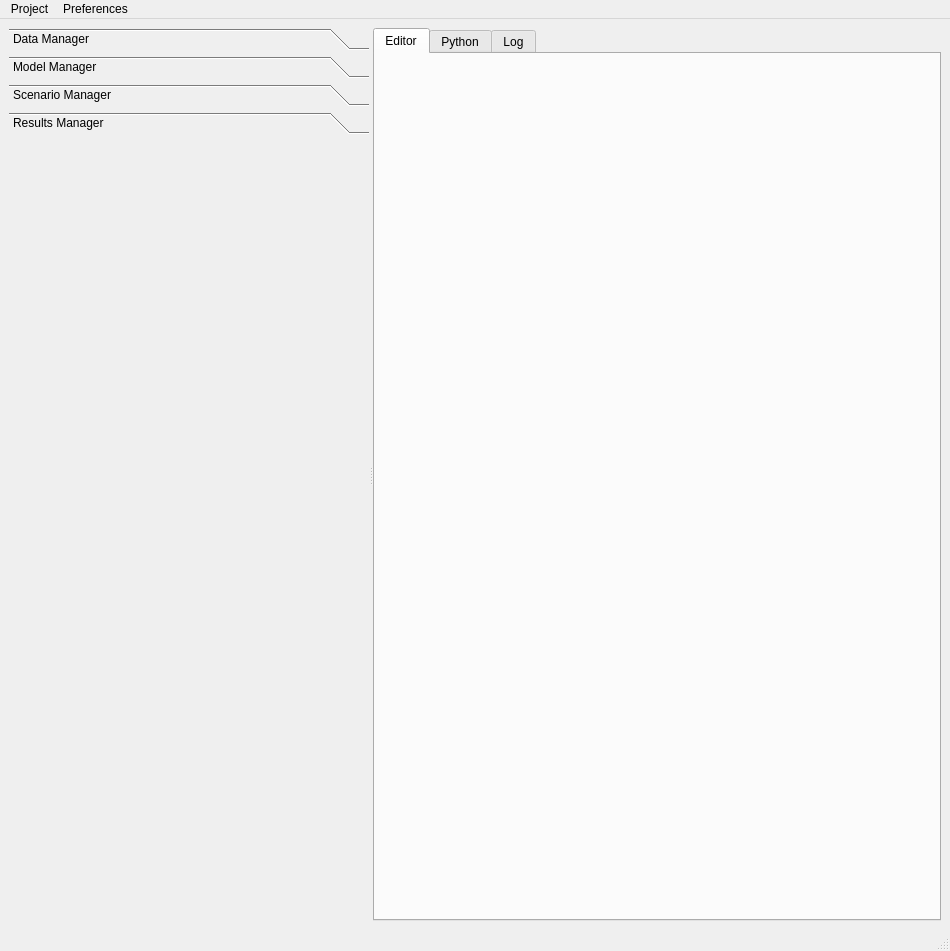
<ui version="4.0" >
 <author>Aaron Racicot</author>
 <class>MainWindow</class>
 <widget class="QMainWindow" name="MainWindow" >
  <property name="geometry" >
   <rect>
    <x>0</x>
    <y>0</y>
    <width>950</width>
    <height>951</height>
   </rect>
  </property>
  <property name="windowTitle" >
   <string>OpusGui</string>
  </property>
  <widget class="QWidget" name="centralwidget" >
   <widget class="QSplitter" name="splitter" >
    <property name="geometry" >
     <rect>
      <x>9</x>
      <y>9</y>
      <width>932</width>
      <height>893</height>
     </rect>
    </property>
    <property name="frameShape" >
     <enum>QFrame::NoFrame</enum>
    </property>
    <property name="orientation" >
     <enum>Qt::Horizontal</enum>
    </property>
    <widget class="QToolBox" name="toolBox" >
     <property name="enabled" >
      <bool>true</bool>
     </property>
     <property name="sizePolicy" >
      <sizepolicy vsizetype="Preferred" hsizetype="Preferred" >
       <horstretch>0</horstretch>
       <verstretch>0</verstretch>
      </sizepolicy>
     </property>
     <property name="baseSize" >
      <size>
       <width>0</width>
       <height>0</height>
      </size>
     </property>
     <property name="currentIndex" >
      <number>3</number>
     </property>
     <widget class="QWidget" name="datamanager_page" >
      <property name="geometry" >
       <rect>
        <x>0</x>
        <y>0</y>
        <width>529</width>
        <height>779</height>
       </rect>
      </property>
      <attribute name="label" >
       <string>Data Manager</string>
      </attribute>
      <attribute name="icon" >
       <iconset resource="opusMain.qrc" >:/Images/Images/database_table.png</iconset>
      </attribute>
      <layout class="QGridLayout" >
       <property name="leftMargin" >
        <number>9</number>
       </property>
       <property name="topMargin" >
        <number>9</number>
       </property>
       <property name="rightMargin" >
        <number>9</number>
       </property>
       <property name="bottomMargin" >
        <number>9</number>
       </property>
       <property name="horizontalSpacing" >
        <number>6</number>
       </property>
       <property name="verticalSpacing" >
        <number>6</number>
       </property>
       <item row="0" column="0" >
        <widget class="QToolBox" name="toolBox_2" >
         <property name="currentIndex" >
          <number>2</number>
         </property>
         <widget class="QWidget" name="page" >
          <property name="geometry" >
           <rect>
            <x>0</x>
            <y>0</y>
            <width>491</width>
            <height>677</height>
           </rect>
          </property>
          <attribute name="label" >
           <string>Database Server Connections</string>
          </attribute>
          <attribute name="icon" >
           <iconset resource="opusMain.qrc" >:/Images/Images/database_link.png</iconset>
          </attribute>
          <layout class="QVBoxLayout" >
           <item>
            <widget class="QTreeWidget" name="treeWidget" >
             <column>
              <property name="text" >
               <string>Name</string>
              </property>
             </column>
             <column>
              <property name="text" >
               <string>Value</string>
              </property>
             </column>
             <item>
              <property name="text" >
               <string>trondheim</string>
              </property>
              <property name="icon" >
               <iconset resource="opusMain.qrc" >:/Images/Images/database_link.png</iconset>
              </property>
              <property name="text" >
               <string>MySQL</string>
              </property>
              <item>
               <property name="text" >
                <string>hostname</string>
               </property>
               <property name="icon" >
                <iconset resource="opusMain.qrc" >:/Images/Images/field.png</iconset>
               </property>
               <property name="text" >
                <string>trondheim.cs.washington.edu</string>
               </property>
              </item>
              <item>
               <property name="text" >
                <string>username</string>
               </property>
               <property name="icon" >
                <iconset resource="opusMain.qrc" >:/Images/Images/field.png</iconset>
               </property>
               <property name="text" >
                <string>urbansim</string>
               </property>
              </item>
              <item>
               <property name="text" >
                <string>password</string>
               </property>
               <property name="icon" >
                <iconset resource="opusMain.qrc" >:/Images/Images/lock.png</iconset>
               </property>
               <property name="text" >
                <string>**********</string>
               </property>
              </item>
              <item>
               <property name="text" >
                <string>port</string>
               </property>
               <property name="icon" >
                <iconset resource="opusMain.qrc" >:/Images/Images/field.png</iconset>
               </property>
               <property name="text" >
                <string>3306</string>
               </property>
              </item>
              <item>
               <property name="text" >
                <string>use_environment_variables</string>
               </property>
               <property name="icon" >
                <iconset resource="opusMain.qrc" >:/Images/Images/field.png</iconset>
               </property>
               <property name="text" >
                <string>True</string>
               </property>
              </item>
             </item>
             <item>
              <property name="text" >
               <string>aarhus</string>
              </property>
              <property name="icon" >
               <iconset resource="opusMain.qrc" >:/Images/Images/database_link.png</iconset>
              </property>
              <property name="text" >
               <string>PostgreSQL</string>
              </property>
              <item>
               <property name="text" >
                <string>hostname</string>
               </property>
               <property name="icon" >
                <iconset resource="opusMain.qrc" >:/Images/Images/field.png</iconset>
               </property>
               <property name="text" >
                <string>aarhus.cs.washington.edu</string>
               </property>
              </item>
              <item>
               <property name="text" >
                <string>username</string>
               </property>
               <property name="icon" >
                <iconset resource="opusMain.qrc" >:/Images/Images/field.png</iconset>
               </property>
               <property name="text" >
                <string>postgres</string>
               </property>
              </item>
              <item>
               <property name="text" >
                <string>password</string>
               </property>
               <property name="icon" >
                <iconset resource="opusMain.qrc" >:/Images/Images/lock.png</iconset>
               </property>
               <property name="text" >
                <string>**************</string>
               </property>
              </item>
              <item>
               <property name="text" >
                <string>port</string>
               </property>
               <property name="icon" >
                <iconset resource="opusMain.qrc" >:/Images/Images/field.png</iconset>
               </property>
               <property name="text" >
                <string>5432</string>
               </property>
              </item>
              <item>
               <property name="text" >
                <string>use_environment_variables</string>
               </property>
               <property name="icon" >
                <iconset resource="opusMain.qrc" >:/Images/Images/field.png</iconset>
               </property>
               <property name="text" >
                <string>False</string>
               </property>
              </item>
             </item>
            </widget>
           </item>
          </layout>
         </widget>
         <widget class="QWidget" name="page_2" >
          <property name="geometry" >
           <rect>
            <x>0</x>
            <y>0</y>
            <width>491</width>
            <height>675</height>
           </rect>
          </property>
          <attribute name="label" >
           <string>Databases</string>
          </attribute>
          <attribute name="icon" >
           <iconset resource="opusMain.qrc" >:/Images/Images/database.png</iconset>
          </attribute>
          <layout class="QVBoxLayout" >
           <item>
            <widget class="QTreeWidget" name="treeWidget_2" >
             <column>
              <property name="text" >
               <string>Name</string>
              </property>
             </column>
             <column>
              <property name="text" >
               <string>Value</string>
              </property>
             </column>
             <item>
              <property name="text" >
               <string>working_database</string>
              </property>
              <property name="icon" >
               <iconset resource="opusMain.qrc" >:/Images/Images/database.png</iconset>
              </property>
              <property name="text" >
               <string/>
              </property>
              <item>
               <property name="text" >
                <string>database_name</string>
               </property>
               <property name="icon" >
                <iconset resource="opusMain.qrc" >:/Images/Images/field.png</iconset>
               </property>
               <property name="text" >
                <string>psrc_2005_data_workspace</string>
               </property>
              </item>
              <item>
               <property name="text" >
                <string>database_server_connection</string>
               </property>
               <property name="icon" >
                <iconset resource="opusMain.qrc" >:/Images/Images/database_link.png</iconset>
               </property>
               <property name="text" >
                <string>trondheim</string>
               </property>
              </item>
              <item>
               <property name="text" >
                <string>schema</string>
               </property>
               <property name="icon" >
                <iconset resource="opusMain.qrc" >:/Images/Images/field.png</iconset>
               </property>
               <property name="text" >
                <string>none</string>
               </property>
              </item>
             </item>
            </widget>
           </item>
          </layout>
         </widget>
         <widget class="QWidget" name="page_3" >
          <attribute name="label" >
           <string>Opus Data</string>
          </attribute>
          <attribute name="icon" >
           <iconset resource="opusMain.qrc" >:/Images/Images/folder_database.png</iconset>
          </attribute>
          <layout class="QVBoxLayout" >
           <item>
            <widget class="QTreeWidget" name="treeWidget_6" >
             <column>
              <property name="text" >
               <string>Name</string>
              </property>
             </column>
             <column>
              <property name="text" >
               <string>Value</string>
              </property>
             </column>
             <item>
              <property name="text" >
               <string>C:\urbansim_cache</string>
              </property>
              <property name="icon" >
               <iconset resource="opusMain.qrc" >:/Images/Images/folder.png</iconset>
              </property>
              <property name="text" >
               <string/>
              </property>
              <item>
               <property name="text" >
                <string>eugene</string>
               </property>
               <property name="icon" >
                <iconset resource="opusMain.qrc" >:/Images/Images/folder.png</iconset>
               </property>
               <property name="text" >
                <string/>
               </property>
               <item>
                <property name="text" >
                 <string>eugene_1980_baseyear_cache</string>
                </property>
                <property name="icon" >
                 <iconset resource="opusMain.qrc" >:/Images/Images/folder.png</iconset>
                </property>
                <property name="text" >
                 <string/>
                </property>
                <item>
                 <property name="text" >
                  <string>1980</string>
                 </property>
                 <property name="icon" >
                  <iconset resource="opusMain.qrc" >:/Images/Images/folder_database.png</iconset>
                 </property>
                 <property name="text" >
                  <string/>
                 </property>
                 <item>
                  <property name="text" >
                   <string>gridcells</string>
                  </property>
                  <property name="icon" >
                   <iconset resource="opusMain.qrc" >:/Images/Images/table.png</iconset>
                  </property>
                  <property name="text" >
                   <string/>
                  </property>
                  <item>
                   <property name="text" >
                    <string>city_id</string>
                   </property>
                   <property name="icon" >
                    <iconset resource="opusMain.qrc" >:/Images/Images/table_lightning.png</iconset>
                   </property>
                   <property name="text" >
                    <string/>
                   </property>
                  </item>
                  <item>
                   <property name="text" >
                    <string>plan_type_id</string>
                   </property>
                   <property name="icon" >
                    <iconset resource="opusMain.qrc" >:/Images/Images/table_lightning.png</iconset>
                   </property>
                   <property name="text" >
                    <string/>
                   </property>
                  </item>
                  <item>
                   <property name="text" >
                    <string>industrial_sqft</string>
                   </property>
                   <property name="icon" >
                    <iconset resource="opusMain.qrc" >:/Images/Images/table_lightning.png</iconset>
                   </property>
                   <property name="text" >
                    <string/>
                   </property>
                  </item>
                 </item>
                 <item>
                  <property name="text" >
                   <string>households</string>
                  </property>
                  <property name="icon" >
                   <iconset resource="opusMain.qrc" >:/Images/Images/table.png</iconset>
                  </property>
                  <property name="text" >
                   <string/>
                  </property>
                  <item>
                   <property name="text" >
                    <string>household_id</string>
                   </property>
                   <property name="icon" >
                    <iconset resource="opusMain.qrc" >:/Images/Images/table_lightning.png</iconset>
                   </property>
                   <property name="text" >
                    <string/>
                   </property>
                  </item>
                  <item>
                   <property name="text" >
                    <string>grid_id</string>
                   </property>
                   <property name="icon" >
                    <iconset resource="opusMain.qrc" >:/Images/Images/table_lightning.png</iconset>
                   </property>
                   <property name="text" >
                    <string/>
                   </property>
                  </item>
                  <item>
                   <property name="text" >
                    <string>persons</string>
                   </property>
                   <property name="icon" >
                    <iconset resource="opusMain.qrc" >:/Images/Images/table_lightning.png</iconset>
                   </property>
                   <property name="text" >
                    <string/>
                   </property>
                  </item>
                 </item>
                </item>
               </item>
              </item>
             </item>
             <item>
              <property name="text" >
               <string>X:\cache_backup</string>
              </property>
              <property name="icon" >
               <iconset resource="opusMain.qrc" >:/Images/Images/folder.png</iconset>
              </property>
              <property name="text" >
               <string/>
              </property>
             </item>
            </widget>
           </item>
          </layout>
         </widget>
        </widget>
       </item>
      </layout>
     </widget>
     <widget class="QWidget" name="page_4" >
      <attribute name="label" >
       <string>Model Manager</string>
      </attribute>
      <attribute name="icon" >
       <iconset resource="opusMain.qrc" >:/Images/Images/cog.png</iconset>
      </attribute>
     </widget>
     <widget class="QWidget" name="page_5" >
      <attribute name="label" >
       <string>Scenario Manager</string>
      </attribute>
      <attribute name="icon" >
       <iconset resource="opusMain.qrc" >:/Images/Images/chart_organisation.png</iconset>
      </attribute>
     </widget>
     <widget class="QWidget" name="page_6" >
      <attribute name="label" >
       <string>Results Manager</string>
      </attribute>
      <attribute name="icon" >
       <iconset resource="opusMain.qrc" >:/Images/Images/map_go.png</iconset>
      </attribute>
     </widget>
    </widget>
    <widget class="QTabWidget" name="tabWidget" >
     <property name="currentIndex" >
      <number>0</number>
     </property>
     <widget class="QWidget" name="tab_2" >
      <attribute name="title" >
       <string>Editor</string>
      </attribute>
     </widget>
     <widget class="QWidget" name="tab" >
      <attribute name="title" >
       <string>Python</string>
      </attribute>
     </widget>
     <widget class="QWidget" name="tab_3" >
      <attribute name="title" >
       <string>Log</string>
      </attribute>
     </widget>
    </widget>
   </widget>
  </widget>
  <widget class="QMenuBar" name="menubar" >
   <property name="geometry" >
    <rect>
     <x>0</x>
     <y>0</y>
     <width>950</width>
     <height>21</height>
    </rect>
   </property>
   <widget class="QMenu" name="menuProject" >
    <property name="title" >
     <string>Project</string>
    </property>
    <addaction name="separator" />
    <addaction name="separator" />
    <addaction name="actionOpen" />
    <addaction name="actionSave" />
    <addaction name="actionSave_As" />
   </widget>
   <widget class="QMenu" name="menuPreferences" >
    <property name="title" >
     <string>Preferences</string>
    </property>
   </widget>
   <addaction name="menuProject" />
   <addaction name="menuPreferences" />
  </widget>
  <widget class="QStatusBar" name="statusbar" />
  <action name="mpActionZoomOut" >
   <property name="icon" >
    <iconset/>
   </property>
   <property name="text" >
    <string>Zoom Out</string>
   </property>
  </action>
  <action name="mpActionPan" >
   <property name="icon" >
    <iconset/>
   </property>
   <property name="text" >
    <string>Pan</string>
   </property>
  </action>
  <action name="mpActionAddRasterLayer" >
   <property name="icon" >
    <iconset/>
   </property>
   <property name="text" >
    <string>Add Raster Layer</string>
   </property>
  </action>
  <action name="mpActionZoomIn" >
   <property name="icon" >
    <iconset/>
   </property>
   <property name="text" >
    <string>Zoom In</string>
   </property>
  </action>
  <action name="mpActionAddVectorLayer" >
   <property name="icon" >
    <iconset/>
   </property>
   <property name="text" >
    <string>Add Vector Layer</string>
   </property>
  </action>
  <action name="actionOpen" >
   <property name="text" >
    <string>Open</string>
   </property>
  </action>
  <action name="actionSave" >
   <property name="text" >
    <string>Save</string>
   </property>
  </action>
  <action name="actionSave_As" >
   <property name="text" >
    <string>Save As</string>
   </property>
  </action>
 </widget>
 <resources>
  <include location="opusMain.qrc" />
 </resources>
 <connections/>
</ui>
